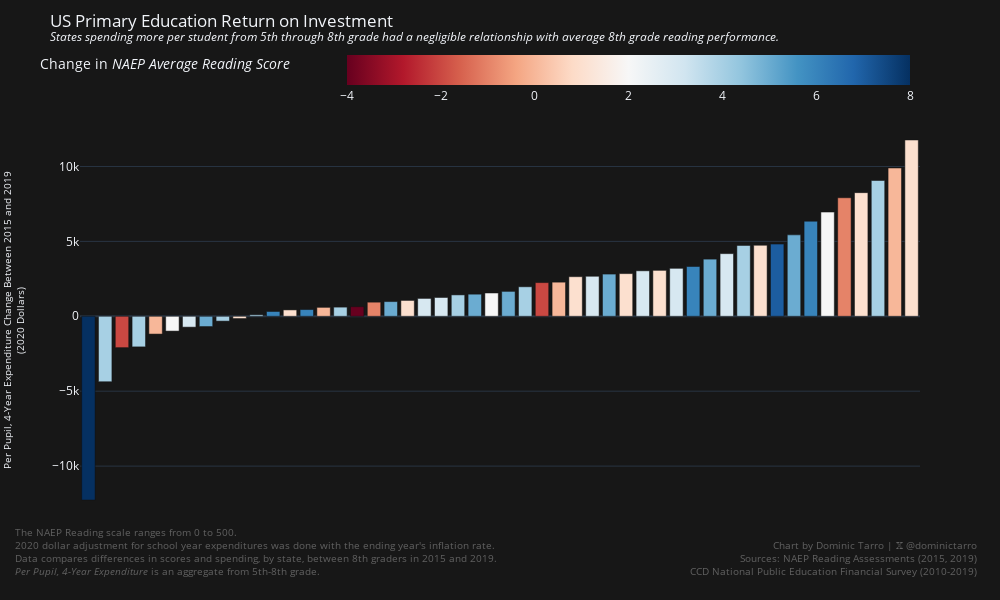
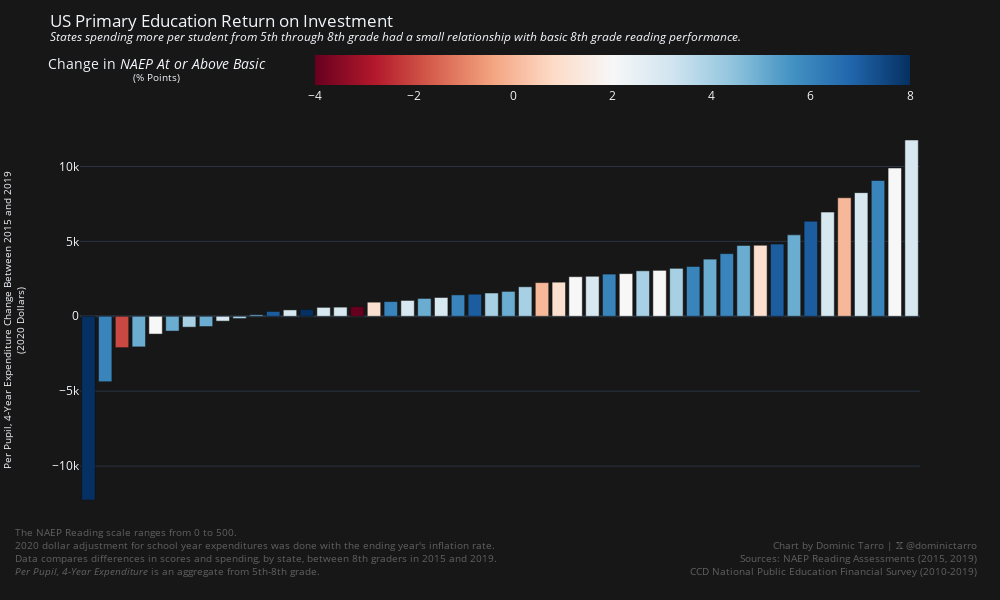
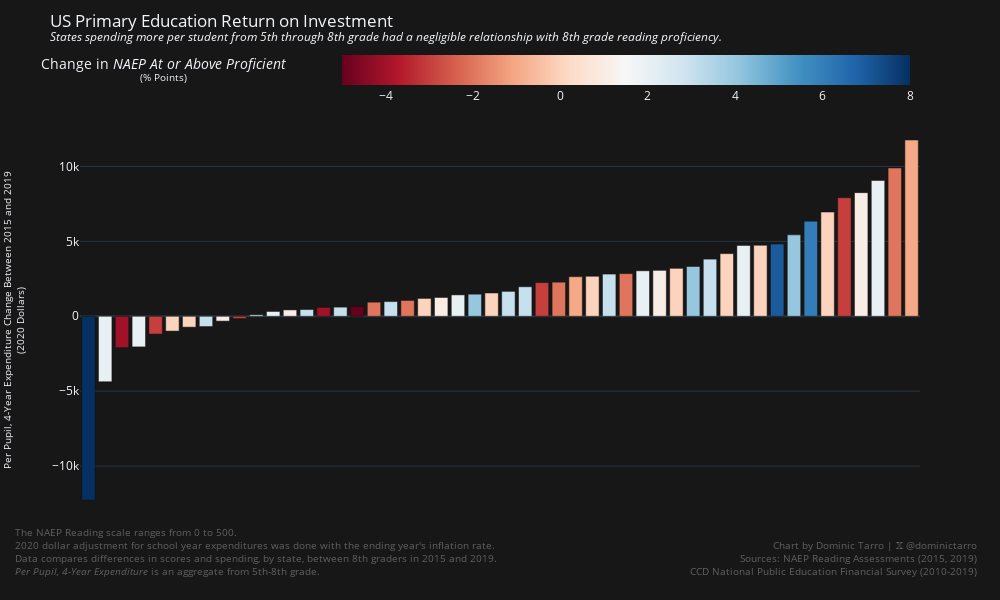

The code cell stored with these charts, in order, in its notebook:
### Code cell
def generate_state_investment_and_reading_performance_bar_chart(
    column: str, legend_title: str, description: str
) -> go.Figure:
    return px.bar(
        student_investment.join(
            reading_performance,
            on="State Name"
        ).sort("Investment Change"),
        x="State Name",
        y="Investment Change",
        color=column,
        title=f"US Primary Education Return on Investment<br><sup><i>{description}</i></sup>",
        template="plotly_dark",
        color_continuous_scale=px.colors.sequential.RdBu,
        labels={
            "State Name": "State",
            "Investment Change": "4-Year Expenditure Change (2020 Dollars)",
            column: f"Change in NAEP {legend_title}",
        },
        width=1000,
        height=600,
    ).update_layout(
        xaxis=dict(showticklabels=False, title=None),
        yaxis_title="Per Pupil, 4-Year Expenditure Change Between 2015 and 2019<br>(2020 Dollars)",
        yaxis_title_font_size=10,
        coloraxis_colorbar_title=f"Change in <i>NAEP {legend_title}</i>",
        coloraxis_colorbar_orientation="h",
        plot_bgcolor="#171717",
        paper_bgcolor="#171717",
    ).add_annotation(
        x=1.07,
        y=-0.15,
        xref="paper",
        yref="paper",
        text="<br>".join(
            (
                "Chart by Dominic Tarro | 𝕏 @dominictarro",
                "Sources: NAEP Reading Assessments (2015, 2019)",
                "CCD National Public Education Financial Survey (2010-2019)"
            )
        ),
        align="right",
        showarrow=False,
        font=dict(
            size=10,
            color="grey"
        ),
        opacity=0.7
    ).add_annotation(
        x=-0.08,
        y=-0.15,
        xref="paper",
        yref="paper",
        text="<br>".join(
            (
                "The NAEP Reading scale ranges from 0 to 500.",
                "2020 dollar adjustment for school year expenditures was done with the ending year's inflation rate.",
                "Data compares differences in scores and spending, by state, between 8th graders in 2015 and 2019.",
                "<i>Per Pupil, 4-Year Expenditure</i> is an aggregate from 5th-8th grade."
            )
        ),
        align="left",
        showarrow=False,
        font=dict(
            size=10,
            color="grey"
        ),
        opacity=0.7
    )

generate_state_investment_and_reading_performance_bar_chart(
    "Mean Grade 8 Reading Score Change",
    "Average Reading Score",
    "States spending more per student from 5th through 8th grade had a negligible relationship with average 8th grade reading performance."
).show()
generate_state_investment_and_reading_performance_bar_chart(
    "At or Above Basic (%) Change",
    "At or Above Basic</i><br><sup>(% Points)</sup>",
    "States spending more per student from 5th through 8th grade had a small relationship with basic 8th grade reading performance."
).show()
generate_state_investment_and_reading_performance_bar_chart(
    "At or Above Proficient (%) Change",
    "At or Above Proficient</i><br><sup>(% Points)</sup>",
    "States spending more per student from 5th through 8th grade had a negligible relationship with 8th grade reading proficiency."
).show()

### Figure 1 — Plotly figure (JSON) as saved in the notebook; plotly's stock layout.template omitted (floating-point values rounded to 4 significant figures)
{"data": [{"alignmentgroup": "True", "hovertemplate": "State=%{x}<br>4-Year Expenditure Change (2020 Dollars)=%{y}<br>Change in NAEP Average Reading Score=%{marker.color}<extra></extra>", "legendgroup": "", "marker": {"color": [8, 4, -2, 4, 0, 2, 3, 5, 4, 1, 4, 6, 1, 6, 0, 4, -4, -1, 5, 1, 3, 3, 4, 5, 2, 5, 4, -2, 0, 1, 3, 5, 1, 3, 1, 3, 6, 5, 3, 4, 1, 7, 5, 6, 2, -1, 1, 4, 0, 1], "coloraxis": "coloraxis", "pattern": {"shape": ""}}, "name": "", "offsetgroup": "", "orientation": "v", "showlegend": false, "textposition": "auto", "type": "bar", "x": ["Alaska", "Wyoming", "Louisiana", "West Virginia", "Arkansas", "Indiana", "Delaware", "Oklahoma", "Maryland", "New Mexico", "Kansas", "Alabama", "Michigan", "Iowa", "Florida", "Missouri", "Mississippi", "Ohio", "Virginia", "New Jersey", "Rhode Island", "Tennessee", "South Dakota", "Nebraska", "Utah", "Kentucky", "Arizona", "North Carolina", "Georgia", "South Carolina", "Wisconsin", "Montana", "Nevada", "Connecticut", "Massachusetts", "Idaho", "Vermont", "Texas", "Maine", "North Dakota", "Colorado", "New Hampshire", "Pennsylvania", "Minnesota", "Illinois", "Hawaii", "New York", "Oregon", "California", "Washington"], "xaxis": "x", "y": [-12260.0, -4366.0, -2093.0, -2041.0, -1187.0, -986.8, -724.1, -685.1, -322.0, -149.7, 100.0, 321.5, 425.3, 449.4, 596.2, 610.9, 640.8, 942.4, 981.8, 1059.0, 1192.0, 1255.0, 1428.0, 1476.0, 1555.0, 1662.0, 1970.0, 2249.0, 2277.0, 2643.0, 2671.0, 2818.0, 2848.0, 3036.0, 3066.0, 3200.0, 3325.0, 3816.0, 4181.0, 4731.0, 4739.0, 4819.0, 5436.0, 6346.0, 6955.0, 7911.0, 8253.0, 9065.0, 9899.0, 11770.0], "yaxis": "y"}], "layout": {"annotations": [{"align": "right", "font": {"color": "grey", "size": 10}, "opacity": 0.7, "showarrow": false, "text": "Chart by Dominic Tarro | 𝕏 @dominictarro<br>Sources: NAEP Reading Assessments (2015, 2019)<br>CCD National Public Education Financial Survey (2010-2019)", "x": 1.07, "xref": "paper", "y": -0.15, "yref": "paper"}, {"align": "left", "font": {"color": "grey", "size": 10}, "opacity": 0.7, "showarrow": false, "text": "The NAEP Reading scale ranges from 0 to 500.<br>2020 dollar adjustment for school year expenditures was done with the ending year's inflation rate.<br>Data compares differences in scores and spending, by state, between 8th graders in 2015 and 2019.<br><i>Per Pupil, 4-Year Expenditure</i> is an aggregate from 5th-8th grade.", "x": -0.08, "xref": "paper", "y": -0.15, "yref": "paper"}], "barmode": "relative", "coloraxis": {"colorbar": {"orientation": "h", "title": {"text": "Change in <i>NAEP Average Reading Score</i>"}}, "colorscale": [[0, "rgb(103,0,31)"], [0.1, "rgb(178,24,43)"], [0.2, "rgb(214,96,77)"], [0.3, "rgb(244,165,130)"], [0.4, "rgb(253,219,199)"], [0.5, "rgb(247,247,247)"], [0.6, "rgb(209,229,240)"], [0.7, "rgb(146,197,222)"], [0.8, "rgb(67,147,195)"], [0.9, "rgb(33,102,172)"], [1, "rgb(5,48,97)"]]}, "height": 600, "legend": {"tracegroupgap": 0}, "paper_bgcolor": "#171717", "plot_bgcolor": "#171717", "title": {"text": "US Primary Education Return on Investment<br><sup><i>States spending more per student from 5th through 8th grade had a negligible relationship with average 8th grade reading performance.</i></sup>"}, "width": 1000, "xaxis": {"anchor": "y", "domain": [0, 1], "showticklabels": false, "title": {}}, "yaxis": {"anchor": "x", "domain": [0, 1], "title": {"font": {"size": 10}, "text": "Per Pupil, 4-Year Expenditure Change Between 2015 and 2019<br>(2020 Dollars)"}}}}

### Figure 2 — Plotly figure (JSON) as saved in the notebook; plotly's stock layout.template omitted (floating-point values rounded to 4 significant figures)
{"data": [{"alignmentgroup": "True", "hovertemplate": "State=%{x}<br>4-Year Expenditure Change (2020 Dollars)=%{y}<br>Change in NAEP At or Above Basic</i><br><sup>(% Points)</sup>=%{marker.color}<extra></extra>", "legendgroup": "", "marker": {"color": [8, 6, -2, 5, 2, 5, 4, 5, 3, 4, 5, 7, 3, 8, 3, 3, -4, 1, 6, 3, 5, 3, 6, 7, 4, 5, 4, 0, 1, 2, 3, 6, 2, 4, 2, 4, 6, 5, 6, 5, 1, 7, 5, 7, 3, 0, 3, 6, 2, 3], "coloraxis": "coloraxis", "pattern": {"shape": ""}}, "name": "", "offsetgroup": "", "orientation": "v", "showlegend": false, "textposition": "auto", "type": "bar", "x": ["Alaska", "Wyoming", "Louisiana", "West Virginia", "Arkansas", "Indiana", "Delaware", "Oklahoma", "Maryland", "New Mexico", "Kansas", "Alabama", "Michigan", "Iowa", "Florida", "Missouri", "Mississippi", "Ohio", "Virginia", "New Jersey", "Rhode Island", "Tennessee", "South Dakota", "Nebraska", "Utah", "Kentucky", "Arizona", "North Carolina", "Georgia", "South Carolina", "Wisconsin", "Montana", "Nevada", "Connecticut", "Massachusetts", "Idaho", "Vermont", "Texas", "Maine", "North Dakota", "Colorado", "New Hampshire", "Pennsylvania", "Minnesota", "Illinois", "Hawaii", "New York", "Oregon", "California", "Washington"], "xaxis": "x", "y": [-12260.0, -4366.0, -2093.0, -2041.0, -1187.0, -986.8, -724.1, -685.1, -322.0, -149.7, 100.0, 321.5, 425.3, 449.4, 596.2, 610.9, 640.8, 942.4, 981.8, 1059.0, 1192.0, 1255.0, 1428.0, 1476.0, 1555.0, 1662.0, 1970.0, 2249.0, 2277.0, 2643.0, 2671.0, 2818.0, 2848.0, 3036.0, 3066.0, 3200.0, 3325.0, 3816.0, 4181.0, 4731.0, 4739.0, 4819.0, 5436.0, 6346.0, 6955.0, 7911.0, 8253.0, 9065.0, 9899.0, 11770.0], "yaxis": "y"}], "layout": {"annotations": [{"align": "right", "font": {"color": "grey", "size": 10}, "opacity": 0.7, "showarrow": false, "text": "Chart by Dominic Tarro | 𝕏 @dominictarro<br>Sources: NAEP Reading Assessments (2015, 2019)<br>CCD National Public Education Financial Survey (2010-2019)", "x": 1.07, "xref": "paper", "y": -0.15, "yref": "paper"}, {"align": "left", "font": {"color": "grey", "size": 10}, "opacity": 0.7, "showarrow": false, "text": "The NAEP Reading scale ranges from 0 to 500.<br>2020 dollar adjustment for school year expenditures was done with the ending year's inflation rate.<br>Data compares differences in scores and spending, by state, between 8th graders in 2015 and 2019.<br><i>Per Pupil, 4-Year Expenditure</i> is an aggregate from 5th-8th grade.", "x": -0.08, "xref": "paper", "y": -0.15, "yref": "paper"}], "barmode": "relative", "coloraxis": {"colorbar": {"orientation": "h", "title": {"text": "Change in <i>NAEP At or Above Basic</i><br><sup>(% Points)</sup></i>"}}, "colorscale": [[0, "rgb(103,0,31)"], [0.1, "rgb(178,24,43)"], [0.2, "rgb(214,96,77)"], [0.3, "rgb(244,165,130)"], [0.4, "rgb(253,219,199)"], [0.5, "rgb(247,247,247)"], [0.6, "rgb(209,229,240)"], [0.7, "rgb(146,197,222)"], [0.8, "rgb(67,147,195)"], [0.9, "rgb(33,102,172)"], [1, "rgb(5,48,97)"]]}, "height": 600, "legend": {"tracegroupgap": 0}, "paper_bgcolor": "#171717", "plot_bgcolor": "#171717", "title": {"text": "US Primary Education Return on Investment<br><sup><i>States spending more per student from 5th through 8th grade had a small relationship with basic 8th grade reading performance.</i></sup>"}, "width": 1000, "xaxis": {"anchor": "y", "domain": [0, 1], "showticklabels": false, "title": {}}, "yaxis": {"anchor": "x", "domain": [0, 1], "title": {"font": {"size": 10}, "text": "Per Pupil, 4-Year Expenditure Change Between 2015 and 2019<br>(2020 Dollars)"}}}}

### Figure 3 — Plotly figure (JSON) as saved in the notebook; plotly's stock layout.template omitted (floating-point values rounded to 4 significant figures)
{"data": [{"alignmentgroup": "True", "hovertemplate": "State=%{x}<br>4-Year Expenditure Change (2020 Dollars)=%{y}<br>Change in NAEP At or Above Proficient</i><br><sup>(% Points)</sup>=%{marker.color}<extra></extra>", "legendgroup": "", "marker": {"color": [8, 2, -4, 2, -3, 0, 0, 3, 1, -3, 3, 2, 1, 3, -4, 3, -5, -2, 3, -2, 0, 1, 2, 4, 0, 3, 3, -3, -2, -1, 0, 3, -2, 2, 1, 0, 4, 3, 0, 2, 0, 7, 4, 6, 0, -3, 1, 2, -2, -1], "coloraxis": "coloraxis", "pattern": {"shape": ""}}, "name": "", "offsetgroup": "", "orientation": "v", "showlegend": false, "textposition": "auto", "type": "bar", "x": ["Alaska", "Wyoming", "Louisiana", "West Virginia", "Arkansas", "Indiana", "Delaware", "Oklahoma", "Maryland", "New Mexico", "Kansas", "Alabama", "Michigan", "Iowa", "Florida", "Missouri", "Mississippi", "Ohio", "Virginia", "New Jersey", "Rhode Island", "Tennessee", "South Dakota", "Nebraska", "Utah", "Kentucky", "Arizona", "North Carolina", "Georgia", "South Carolina", "Wisconsin", "Montana", "Nevada", "Connecticut", "Massachusetts", "Idaho", "Vermont", "Texas", "Maine", "North Dakota", "Colorado", "New Hampshire", "Pennsylvania", "Minnesota", "Illinois", "Hawaii", "New York", "Oregon", "California", "Washington"], "xaxis": "x", "y": [-12260.0, -4366.0, -2093.0, -2041.0, -1187.0, -986.8, -724.1, -685.1, -322.0, -149.7, 100.0, 321.5, 425.3, 449.4, 596.2, 610.9, 640.8, 942.4, 981.8, 1059.0, 1192.0, 1255.0, 1428.0, 1476.0, 1555.0, 1662.0, 1970.0, 2249.0, 2277.0, 2643.0, 2671.0, 2818.0, 2848.0, 3036.0, 3066.0, 3200.0, 3325.0, 3816.0, 4181.0, 4731.0, 4739.0, 4819.0, 5436.0, 6346.0, 6955.0, 7911.0, 8253.0, 9065.0, 9899.0, 11770.0], "yaxis": "y"}], "layout": {"annotations": [{"align": "right", "font": {"color": "grey", "size": 10}, "opacity": 0.7, "showarrow": false, "text": "Chart by Dominic Tarro | 𝕏 @dominictarro<br>Sources: NAEP Reading Assessments (2015, 2019)<br>CCD National Public Education Financial Survey (2010-2019)", "x": 1.07, "xref": "paper", "y": -0.15, "yref": "paper"}, {"align": "left", "font": {"color": "grey", "size": 10}, "opacity": 0.7, "showarrow": false, "text": "The NAEP Reading scale ranges from 0 to 500.<br>2020 dollar adjustment for school year expenditures was done with the ending year's inflation rate.<br>Data compares differences in scores and spending, by state, between 8th graders in 2015 and 2019.<br><i>Per Pupil, 4-Year Expenditure</i> is an aggregate from 5th-8th grade.", "x": -0.08, "xref": "paper", "y": -0.15, "yref": "paper"}], "barmode": "relative", "coloraxis": {"colorbar": {"orientation": "h", "title": {"text": "Change in <i>NAEP At or Above Proficient</i><br><sup>(% Points)</sup></i>"}}, "colorscale": [[0, "rgb(103,0,31)"], [0.1, "rgb(178,24,43)"], [0.2, "rgb(214,96,77)"], [0.3, "rgb(244,165,130)"], [0.4, "rgb(253,219,199)"], [0.5, "rgb(247,247,247)"], [0.6, "rgb(209,229,240)"], [0.7, "rgb(146,197,222)"], [0.8, "rgb(67,147,195)"], [0.9, "rgb(33,102,172)"], [1, "rgb(5,48,97)"]]}, "height": 600, "legend": {"tracegroupgap": 0}, "paper_bgcolor": "#171717", "plot_bgcolor": "#171717", "title": {"text": "US Primary Education Return on Investment<br><sup><i>States spending more per student from 5th through 8th grade had a negligible relationship with 8th grade reading proficiency.</i></sup>"}, "width": 1000, "xaxis": {"anchor": "y", "domain": [0, 1], "showticklabels": false, "title": {}}, "yaxis": {"anchor": "x", "domain": [0, 1], "title": {"font": {"size": 10}, "text": "Per Pupil, 4-Year Expenditure Change Between 2015 and 2019<br>(2020 Dollars)"}}}}
